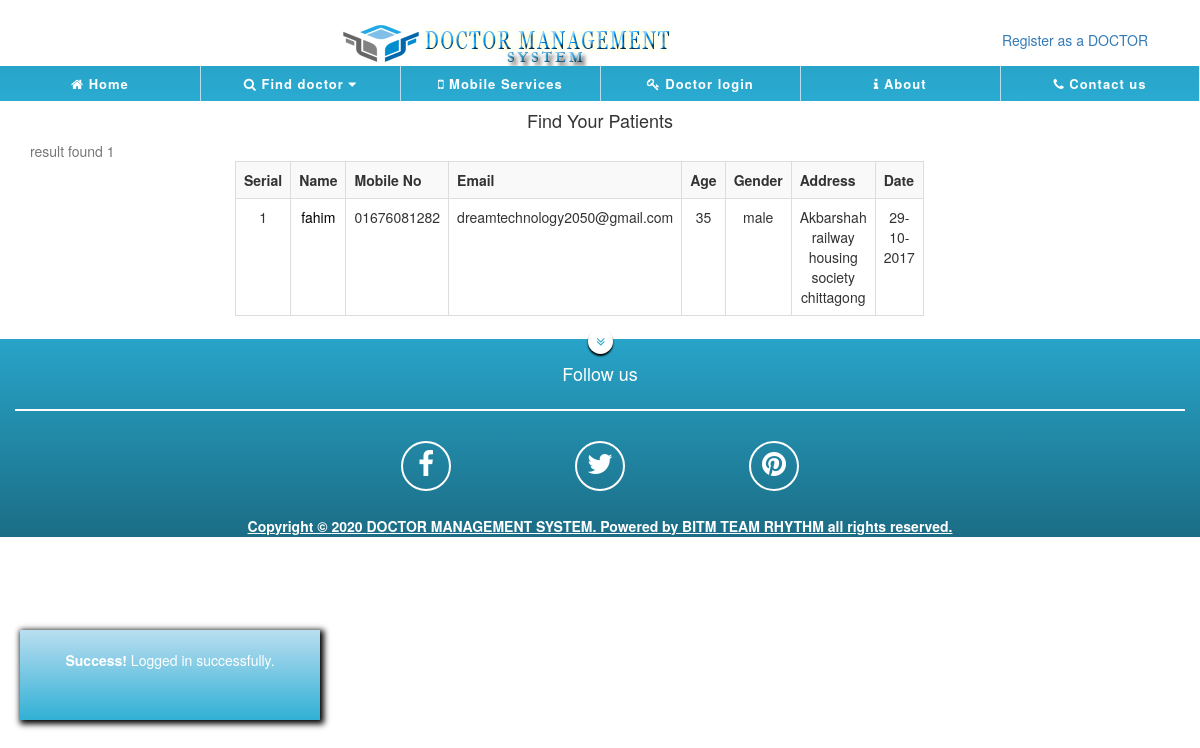
/views/BITM/RHYTHM/User/Profile/all_appointed.php?c_id=61 (signed in), run on the app's committed database.
### tables this page shows
CREATE TABLE `appointment` (
  `appointment_id` int(13) NOT NULL,
  `c_id` int(13) NOT NULL,
  `name` varchar(100) NOT NULL,
  `mobile_no` varchar(100) NOT NULL,
  `email` varchar(100) NOT NULL,
  `age` varchar(100) NOT NULL,
  `gender` varchar(100) NOT NULL,
  `address` varchar(100) NOT NULL,
  `date` varchar(100) NOT NULL
);

### src/BITM/RHYTHM/Message/Message.php (called while the page is built, shortened)
<?php
class Message{
    public static function message($message=NULL)
    {
        if (is_null($message)) {
            $_message = self::getMessage();
            return $_message;
        } else {
            self::setMessage($message);
        }
    }
    public static function getMessage(){
        $_message= $_SESSION['message'];
        return $_message;
    }
}

### src/BITM/RHYTHM/User/Appointment.php (called while the page is built, shortened)
<?php
class Appointment extends DB
{
    public $c_id = "";
    public function setData($data)
    {
        if (array_key_exists('c_id', $data)) {
            $this->c_id = $data['c_id'];
        }
    }
    public function all_appointed_list(){
        $query = "SELECT * FROM appointment WHERE c_id=$this->c_id";
        $STH =$this->conn->query($query);
        $STH->setFetchMode(PDO::FETCH_OBJ);
        $allPatients=  $STH->fetchAll();
        return $allPatients;
    }
}

### src/BITM/RHYTHM/Model/Database.php (called while the page is built, shortened)
<?php
class Database{
    public $username="root";
    public $password="";
    public function __construct()
    {
        try {
            $this->conn = new PDO("mysql:host=localhost;dbname=doctor_management_system", $this->username, $this->password);
        }
        catch(PDOException $e) {
            echo $e->getMessage();
        }
    }
}

### views/BITM/RHYTHM/User/Profile/all_appointed.php (the view, shortened to what this page needs)
<?php
$obj = new Appointment();
$obj->setData($_GET);
$allPatients = $obj->all_appointed_list();
?>
<!doctype html>
<html lang="en">
<head>
    <link rel="stylesheet" href="../../../../../resources/bootstrap-3.3.7-dist/css/bootstrap.min.css">
    <link rel="stylesheet" href="../../../../../resources/jquery-ui-1.12.1.custom/jquery-ui.min.css">
    <link rel="stylesheet" type="text/css" href="../../../../../resources/font-awesome-4.7.0/css/font-awesome.min.css">
    <link rel="stylesheet" type="text/css" href="../../../../../resources/bootstrap-3.3.7-dist/css/bootstrap.min.css">
    <link rel="stylesheet" type="text/css" href="../../../../../resources/media/css/dataTables.bootstrap.min.css">
    <link rel="stylesheet" type="text/css" href="../../../../../resources/animate.css-master/animate.min.css">
    <link rel="stylesheet" type="text/css" href="../../../../../resources/css/commonnav.css">
    <link rel="stylesheet" type="text/css" href="../../../../../resources/css/commonfooter.css">
    <link rel="stylesheet" type="text/css" href="../../../../../resources/css/frontpagestyle.css">
</head>
<body class="text-center">
<div class="text-center">
    <?php  if(isset($_SESSION['message']) )if($_SESSION['message']!=""){ ?>
        <div id="message" >
            <?php if((array_key_exists('message',$_SESSION)&& (!empty($_SESSION['message'])))) {
                echo "&nbsp;".Message::message();
            }
            else
                Message::message(NULL);
            ?>
        </div>
    <?php } ?>
</div>
<header>
    <div class="container">
        <div class="col-lg-10"><img src="../../../../../resources/image/headlogo.png" alt="header_logo"></div>
        <div class="col-lg-2" style="padding-top: 10px"><a href="signup.php">Register as a DOCTOR</a></div>
    </div>
    <div class="navigation">
        <ul>
            <li><a href="../../../../../index.php"><i class="fa fa-home"></i> Home</a></li>
            <li><a href=""><i class="fa fa-search"></i> Find doctor <i class="fa fa-caret-down"></i></a>
            </li>
            <li><a href="mobile.php"><i class="fa fa-mobile"></i> Mobile Services</a></li>
            <li><a href="../../../RHYTHM/index.php"><i class="fa fa-key"></i> Doctor login</a></li>
            <li><a href="../../../RHYTHM/User/Profile/about.php"><i class="fa fa-info"></i> About</a></li>
            <li><a href="../../../RHYTHM/User/Profile/contact_us.php"><i class="fa fa-phone"></i> Contact us</a></li>
        </ul>
    </div>
</header>
<div class="container">
    <div class="text-center"><h4>Find Your Patients</h4></div>
    <div class="text-lowercase text-left text-muted">result found <?php echo count($allPatients);?></div>
    <div>
        <div class="col-lg-2"></div>
        <div class="col-lg-6">
            <table border="1px" class="table table-bordered table-striped" id="table_id">
                <tr>
                    <th> Serial </th>
                    <th> Name </th>
                    <th> Mobile No </th>
                    <th>Email</th>
                    <th> Age </th>
                    <th> Gender </th>
                    <th> Address </th>
                    <th>Date</th>
                </tr>
                <?php
                $serial=1;
                foreach ($allPatients as $onePatients)
                {
                    echo "
                                  <tr>
                                     <td style='width: 10%; text-align: center'>$serial</td>
                                     <td style='width: 10%; text-align: center;color: black'>$onePatients->name</td>
                                     <td style='width: 20%;'>$onePatients->mobile_no</td>
                                     <td>$onePatients->email</td>
                                     <td>$onePatients->age</td>
                                     <td>$onePatients->gender</td>
                                     <td>$onePatients->address</td>
                                     <td>$onePatients->date</td>
                                  </tr>
                ";
                    $serial++;
                }
                ?>
            </table>
        </div>
        <div class="col-lg-6"></div>
    </div>
</div>
<footer class="text-center footer">
    <div class="follow"><h4 style="text-decoration: none">Follow us</h4>
        <div class="arrowdown"><i class="fa fa-angle-double-down"></i></div></div>
    <div class="container text-center socialdiv">
        <div class="socials"><i class="fa fa-facebook fa-2x"></i></div>
        <div class="socials"><i class="fa fa-twitter fa-2x"></i></div>
        <div class="socials"><i class="fa fa-pinterest fa-2x"></i></div>
    </div>
    <p> Copyright &copy; <?php echo date('Y');?> DOCTOR MANAGEMENT SYSTEM. Powered by BITM TEAM RHYTHM all rights reserved.</p>
</footer>
</body>
</html>

### resources/css/commonnav.css (style rules this page uses)
.navigation { height: 35px; width: 100%; }
.navigation ul { height: 35px; padding: 0 }
.navigation ul li { height: 35px; width: 16.66%; line-height: 35px; list-style: none; display: block; float: left; background: linear-gradient(#28a4c9,#2aabd2); text-align: center; color: white; border-left: 1px solid #b9def0; cursor: pointer; }
.navigation ul li:first-child { border-left: none }
.navigation ul li a { text-decoration: none; color: white; font-size: 13px; font-weight: bold; letter-spacing: 1px; }

### resources/css/commonfooter.css (style rules this page uses)
.footer { width: 100%; height: 200px; background: linear-gradient(#28a4c9,#1b6d85); color: white; font-weight: bold; border-top:2px solid white; }
.socialdiv { border-top: 2px solid white; padding-top: 30px; margin-bottom: 25px; }
.socials { display: inline-block; margin-left: 60px; margin-right: 60px; border: 2px solid white; padding: 7px; height: 50px; width: 50px; border-radius: 50%; }
p { text-decoration: underline;z-index: 0 }
.follow { position: relative; padding: 5px; margin: 10px; }
.arrowdown { height: 25px; width: 25px; border: 2px solid white; border-radius: 50%; color: #28a4c9; background: white; position: absolute; top: -20px; left: 49%; box-shadow: 0 2px 2px #000; }

### resources/css/frontpagestyle.css (style rules this page uses)
* { margin: 0; padding: 0; }

### data on the page
appointment: name "fahim", mobile_no "01676081282", email "dreamtechnology2050@gmail.com", age "35", gender "male", address "Akbarshah railway housing society chittagong", date "29-10-2017"

### other printed values
Message::message() "Success! Logged in successfully."
count($allPatients) "1"
